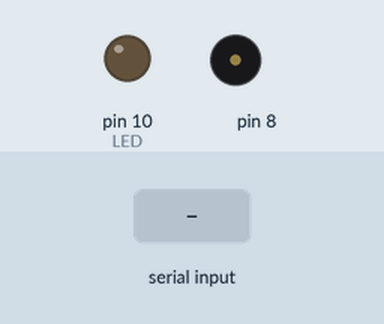
Simulated run of this sketch. Board: Arduino Uno, built with avr-gcc and run on an emulated ATmega328P. On the bench: output pins drawn as LEDs (lit = HIGH), buzzer (waves = sounding). Inputs (shaded band) come from the test bench. What the sketch prints to the serial monitor is not drawn.

Above: at 1.3 s.
1.4 s: "c" received over Serial
At 4.87 s:
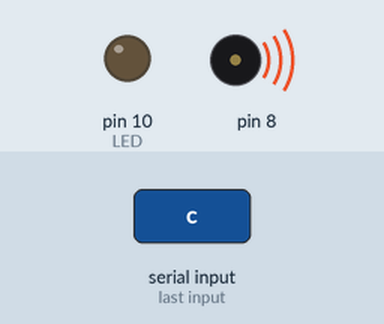
Timing chart, 0 to 10.4 s (numbered marks = the images above; inputs shaded):
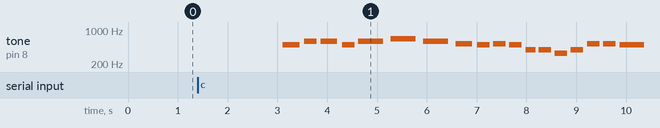

Measured:
- after the input at 1.4 s, tone on pin 8: plays 494 Hz for 0.33 s, 587 Hz for 0.25 s, 587 Hz for 0.33 s, 494 Hz for 0.25 s, 587 Hz for 0.50 s, 659 Hz for 0.50 s … (18 notes in this stretch), starting after 1.7 s

The sketch:

Bluino_BuzzerAlways-LED.ino
```cpp
// GND <-> Resistor from LED
// GND <-> Negative pin of Buzzer
// D8 <-> Positive Pin of Buzzer
// Resistor 110 Ohm <-> Shorter leg of LED (Negative leg)
// D10 <-> Longer leg of LED (Positive leg)

#include <SoftwareSerial.h>
#include "pitches.h"
int LED = 10;
int state;
int flag=0;
//For repeating melody: Always
int melodyalways[] = {
  NOTE_B4, NOTE_D5, NOTE_D5,
  NOTE_B4, NOTE_D5,
  NOTE_E5,
  NOTE_D5, NOTE_C5, NOTE_B4,
  NOTE_C5, NOTE_B4, NOTE_G4,
  NOTE_G4, NOTE_E4, NOTE_G4,
  NOTE_C5, NOTE_C5, NOTE_B4,
  NOTE_G4, NOTE_E4,
  NOTE_E4, NOTE_D4,
  NOTE_E4, NOTE_F4,
};

int notealwaysDurations[] = {
  3, 4, 3,
  4, 2,
  2,
  2, 3, 4,
  4, 4, 5,
  4, 4, 4,
  4, 4, 2,
  4, 1,
  4, 4,
  1, 2
};


void setup() {
  // Open serial communications and wait for port to open:
  Serial.begin(9600);
  pinMode(LED, OUTPUT);
  Serial.println("HC05 Bluetooth Test");
  Serial.println("with Arduino UNO R3 by Glanz and Freya");
  Serial.println("type a: turn on the LED");
  Serial.println("type b: turn off the LED");
  Serial.println("type c: to play a beautiful song: Always by Atlantic Starr");
}

void loop()
{
  if(Serial.available() > 0){
      state = Serial.read();
      flag=0;
    }
  if (state == 'a') {
        digitalWrite(LED, HIGH);
        if(flag == 0){
          Serial.println("LED: on");
          flag=1;
        }
    }
  else if (state == 'b') {
        digitalWrite(LED, LOW);
        if(flag == 0){
          Serial.println("LED: off");
          flag=1;
        }
    }
   else if (state == 'c') {
        int size = sizeof(notealwaysDurations) / sizeof(int);

        for (int thisNote = 0; thisNote < size; thisNote++) {
        int notealwaysDuration = 1000 / notealwaysDurations[thisNote];
        tone(8, melodyalways[thisNote], notealwaysDuration);

        int pauseBetweenNotes = notealwaysDuration * 1.30;
        delay(pauseBetweenNotes);
        // stop the tone playing:
        noTone(8);
        }
        if(flag == 0){
          Serial.println("Always -the Atlantic Starr");
          flag=1;
        }
    }
    delay(3000);
}
```

pitches.h
```cpp
#define NOTE_B0  31
#define NOTE_C1  33
#define NOTE_CS1 35
#define NOTE_D1  37
#define NOTE_DS1 39
#define NOTE_E1  41
#define NOTE_F1  44
#define NOTE_FS1 46
#define NOTE_G1  49
#define NOTE_GS1 52
#define NOTE_A1  55
#define NOTE_AS1 58
#define NOTE_B1  62
#define NOTE_C2  65
#define NOTE_CS2 69
#define NOTE_D2  73
#define NOTE_DS2 78
#define NOTE_E2  82
#define NOTE_F2  87
#define NOTE_FS2 93
#define NOTE_G2  98
#define NOTE_GS2 104
#define NOTE_A2  110
#define NOTE_AS2 117
#define NOTE_B2  123
#define NOTE_C3  131
#define NOTE_CS3 139
#define NOTE_D3  147
#define NOTE_DS3 156
#define NOTE_E3  165
#define NOTE_F3  175
#define NOTE_FS3 185
#define NOTE_G3  196
#define NOTE_GS3 208
#define NOTE_A3  220
#define NOTE_AS3 233
#define NOTE_B3  247
#define NOTE_C4  262
#define NOTE_CS4 277
#define NOTE_D4  294
#define NOTE_DS4 311
#define NOTE_E4  330
#define NOTE_F4  349
#define NOTE_FS4 370
#define NOTE_G4  392
#define NOTE_GS4 415
#define NOTE_A4  440
#define NOTE_AS4 466
#define NOTE_B4  494
#define NOTE_C5  523
#define NOTE_CS5 554
#define NOTE_D5  587
#define NOTE_DS5 622
#define NOTE_E5  659
#define NOTE_F5  698
#define NOTE_FS5 740
#define NOTE_G5  784
#define NOTE_GS5 831
#define NOTE_A5  880
#define NOTE_AS5 932
#define NOTE_B5  988
#define NOTE_C6  1047
#define NOTE_CS6 1109
#define NOTE_D6  1175
#define NOTE_DS6 1245
#define NOTE_E6  1319
#define NOTE_F6  1397
#define NOTE_FS6 1480
#define NOTE_G6  1568
#define NOTE_GS6 1661
#define NOTE_A6  1760
#define NOTE_AS6 1865
#define NOTE_B6  1976
#define NOTE_C7  2093
#define NOTE_CS7 2217
#define NOTE_D7  2349
#define NOTE_DS7 2489
#define NOTE_E7  2637
#define NOTE_F7  2794
#define NOTE_FS7 2960
#define NOTE_G7  3136
#define NOTE_GS7 3322
#define NOTE_A7  3520
#define NOTE_AS7 3729
#define NOTE_B7  3951
#define NOTE_C8  4186
#define NOTE_CS8 4435
#define NOTE_D8  4699
#define NOTE_DS8 4978
```
